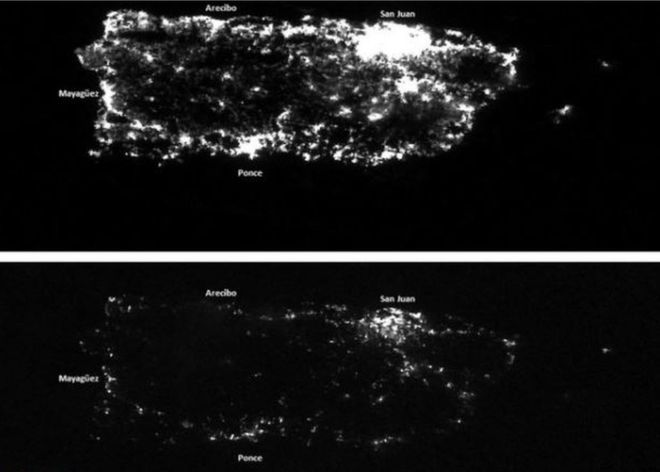
#> input picture images/bbc_pr.jpg, 660 x 472 px
$ jupyter execute puerto_rico.ipynb
#> lines starting #> are read from the running program, lines starting #| are printed output that depends on the picture
[cell 1]
import urllib.request
from PIL import Image
import numpy as np

[cell 2]
urllib.request.urlretrieve("https://ichef.bbci.co.uk/news/660/cpsprodpb/E7FE/production/_98009395_captuvgaefgq324t5r13re.jpg", "./images/bbc_pr.jpg")
#> (this line was passed over: the network is not available in this run)

[cell 3]
img = Image.open("./images/bbc_pr.jpg")
#> img is the input picture: PIL image 660x472 RGB; mean R, G, B 22.8, 22.8, 22.8
img = img.convert("L")
#> img: PIL image 660x472 L
img = img.resize((660*2,472*2))
#> img: PIL image 1320x944 L

[cell 4]
bef = img.crop((59*2, 4*2, 530*2, 176*2))
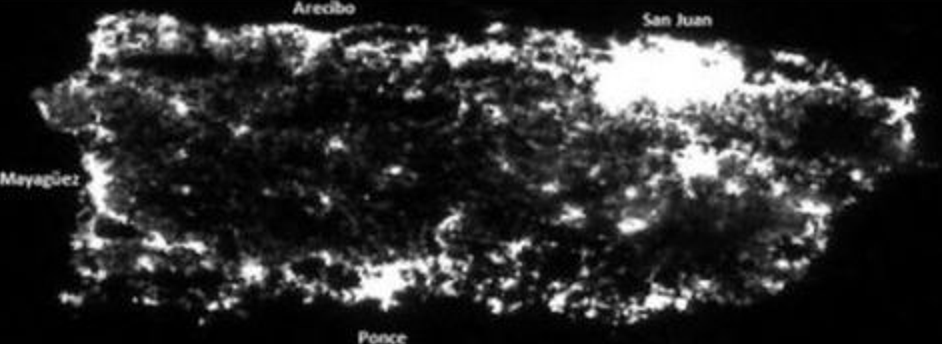
#> bef: PIL image 942x344 L; min 0, max 255, mean 47.3
aft = img.crop((59*2, 289*2, 530*2, 461*2))
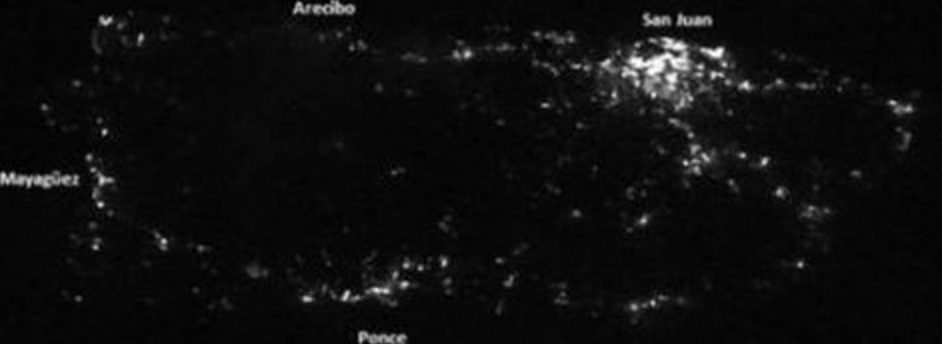
#> aft: PIL image 942x344 L; min 0, max 255, mean 13.8
chg = np.array(bef, dtype=int) - np.array(aft, dtype=int)
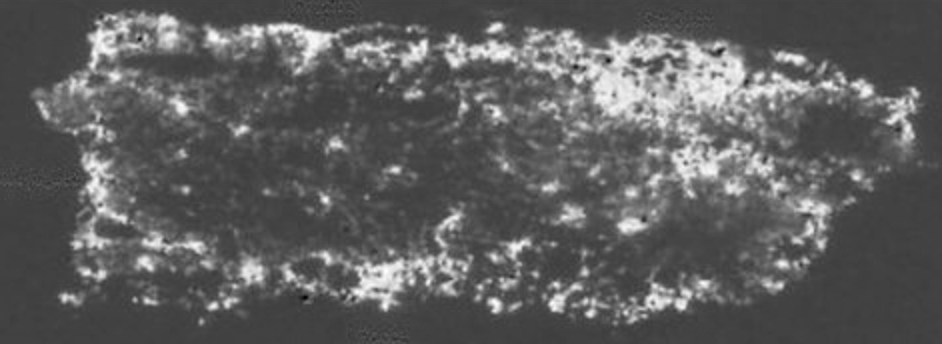
#> chg: shape (344, 942) int64; min -94, max 249, mean 33.5; drawn with min black and max white
chg = np.maximum(chg, 0)
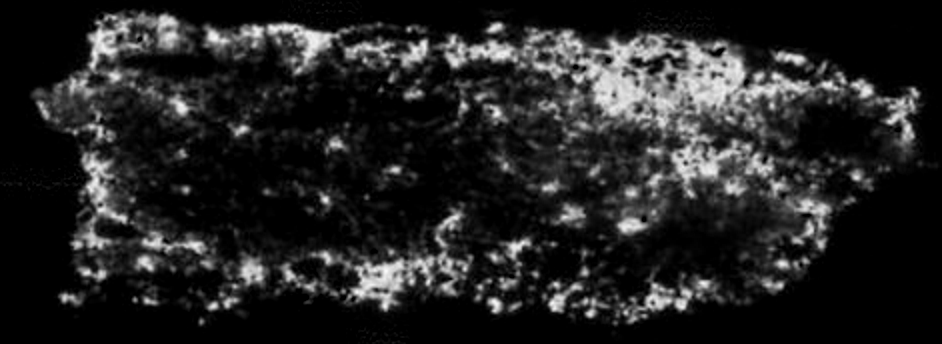
#> chg: shape (344, 942) int64; min 0, max 249, mean 35.1

[cell 5]
rgbArray = np.zeros((172*2,471*2,3), 'uint8')
rgbArray[..., 0] = chg
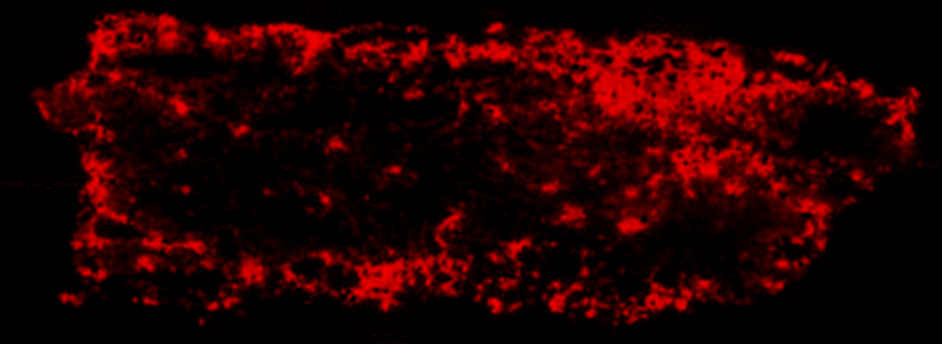
#> rgbArray: shape (344, 942, 3); mean of channels 0, 1, 2 35.1, 0, 0; drawn as R, G, B
img = Image.fromarray(rgbArray)
img.save("./images/blackout_areas.jpg")

[cell 6]
img

[cell 7]
rgbArray = np.zeros((172*2,471*2,3), 'uint8')
rgbArray[..., 0] = bef
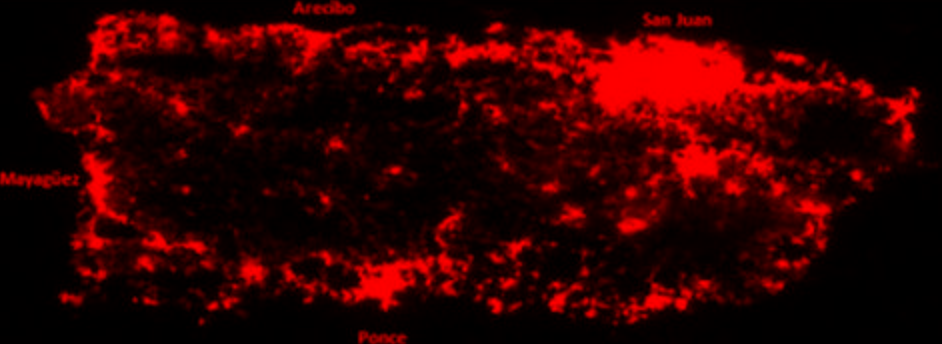
#> rgbArray: shape (344, 942, 3); mean R, G, B 47.3, 0, 0
rgbArray[..., 1] = aft
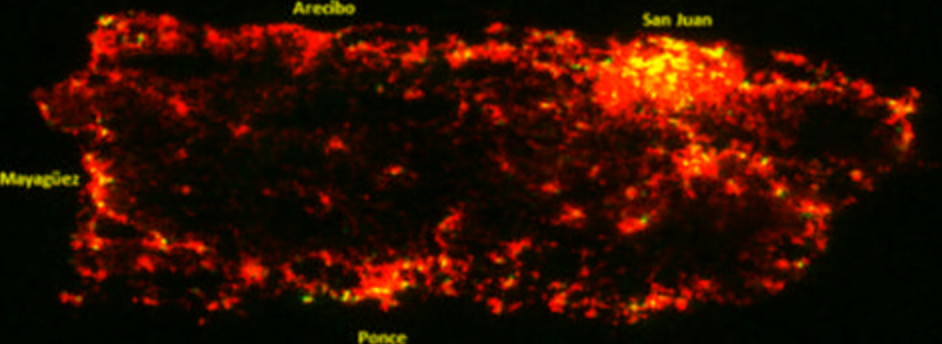
#> rgbArray: shape (344, 942, 3); mean R, G, B 47.3, 13.8, 0
rgbArray[..., 2] = aft
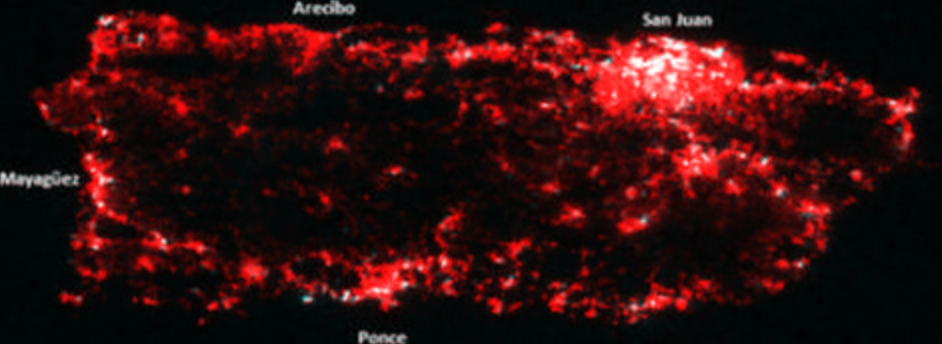
#> rgbArray: shape (344, 942, 3); mean R, G, B 47.3, 13.8, 13.8
img2 = Image.fromarray(rgbArray)
img2.save("./images/blackout_areas2.jpg")

$ run again, with images/blackout_areas.jpg copied over images/bbc_pr.jpg
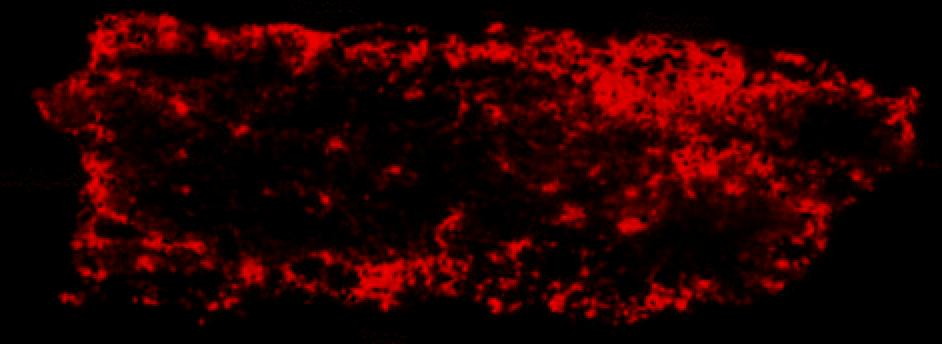
#> input picture images/blackout_areas.jpg, 942 x 344 px
#> img is the input picture: PIL image 942x344 RGB; mean R, G, B 34.9, 0.9, 1.1
#> `chg = np.maximum(chg, 0)`:
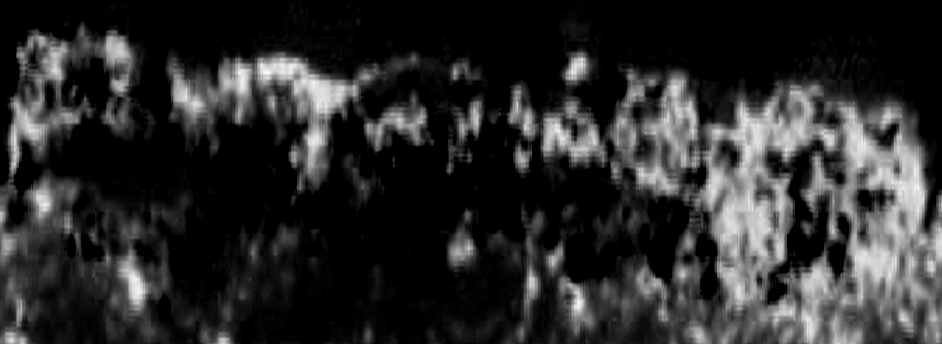
#> chg: shape (344, 942) int64; min 0, max 76, mean 13.1; drawn with min black and max white
#> `rgbArray[..., 2] = aft`:
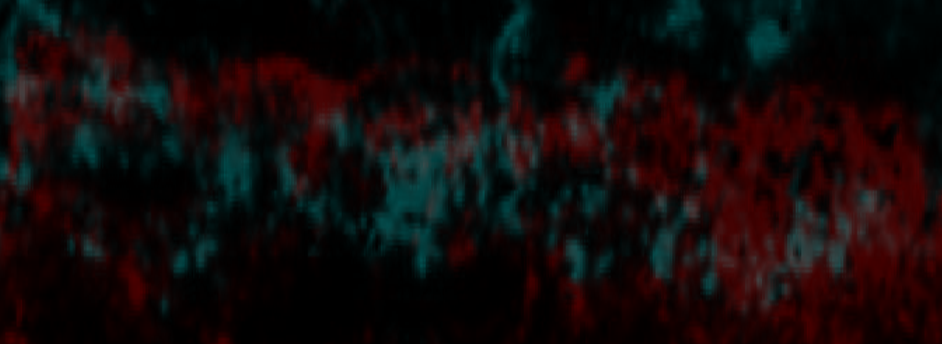
#> rgbArray: shape (344, 942, 3); mean R, G, B 18.4, 10.5, 10.5
